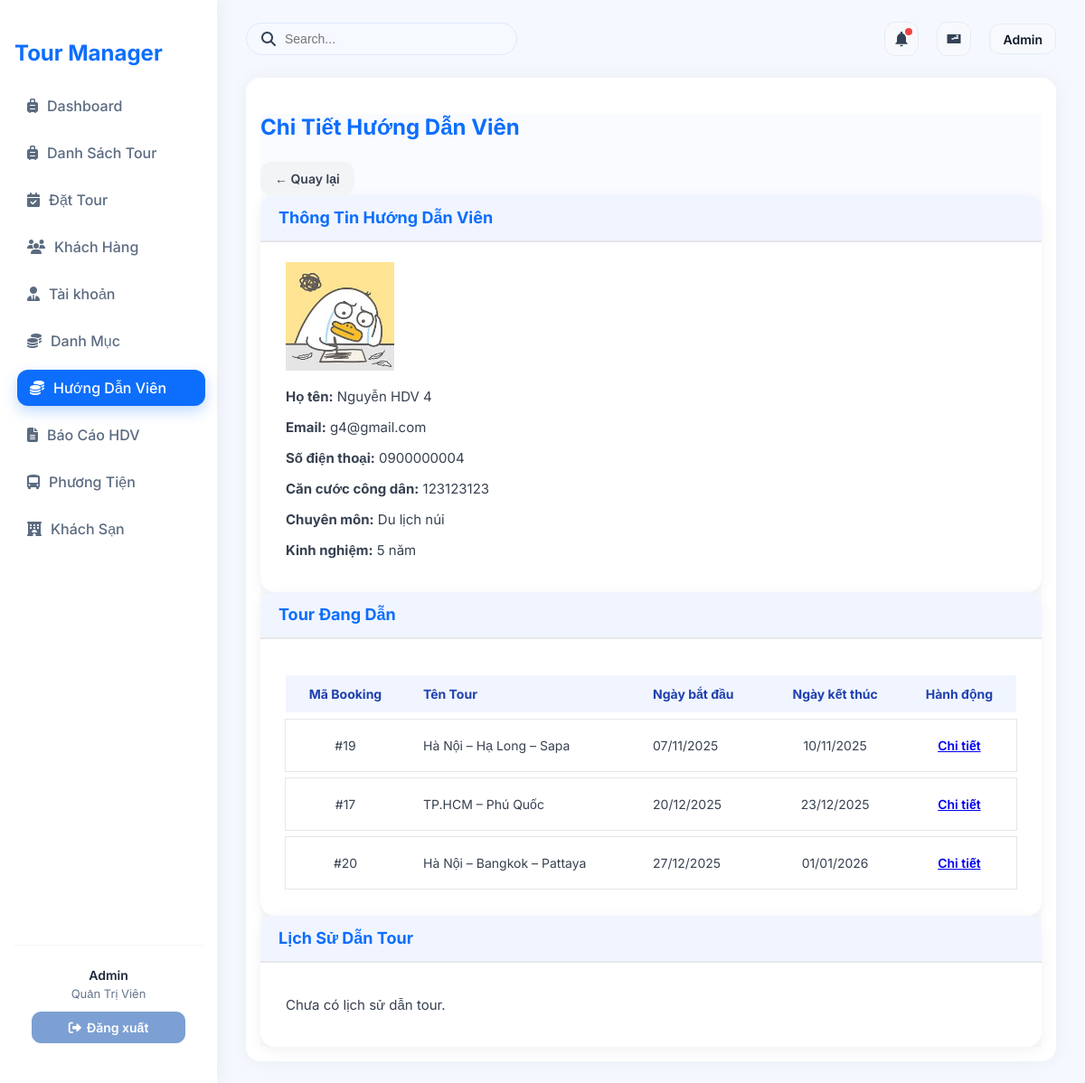
/?action=admin-detailGuide&id=4 (signed in), run on the app's committed database.
### tables this page shows
CREATE TABLE `guides` (
  `guide_id` int NOT NULL,
  `user_id` int DEFAULT NULL,
  `experience_years` int DEFAULT '0',
  `specialization` varchar(255) DEFAULT NULL,
  `avatar` varchar(255) DEFAULT NULL,
  `note` text,
  `cccd` int NOT NULL
);

CREATE TABLE `users` (
  `user_id` int NOT NULL,
  `username` varchar(50) NOT NULL,
  `password` varchar(255) NOT NULL,
  `role` enum('admin','guide') NOT NULL DEFAULT 'guide',
  `name` varchar(100) DEFAULT NULL,
  `email` varchar(100) DEFAULT NULL,
  `phone` varchar(20) DEFAULT NULL
);

CREATE TABLE `guide_tours` (
  `id` int NOT NULL,
  `guide_id` int NOT NULL,
  `booking_id` int NOT NULL,
  `tour_id` int NOT NULL,
  `status` enum('current','history') DEFAULT 'current'
);

CREATE TABLE `tours` (
  `tour_id` int NOT NULL,
  `tour_name` varchar(150) NOT NULL,
  `description` text,
  `price_adult` int NOT NULL DEFAULT '0',
  `price_child` int NOT NULL DEFAULT '0',
  `days` int NOT NULL DEFAULT '1',
  `category_id` int DEFAULT NULL,
  `tour_images` varchar(255) DEFAULT NULL
);

CREATE TABLE `bookings` (
  `booking_id` int NOT NULL,
  `tour_id` int DEFAULT NULL,
  `guide_id` int DEFAULT NULL,
  `hotel_id` int DEFAULT NULL,
  `vehicle_id` int DEFAULT NULL,
  `status` enum('sap_dien_ra','dang_dien_ra','cho_xac_nhan_ket_thuc','da_hoan_thanh','da_huy') NOT NULL DEFAULT 'sap_dien_ra',
  `report` text,
  `created_at` timestamp NULL DEFAULT CURRENT_TIMESTAMP,
  `start_date` date DEFAULT NULL,
  `end_date` date DEFAULT NULL,
  `total_price` decimal(12,2) NOT NULL DEFAULT '0.00'
);

### controllers/GuideController.php (called while the page is built, shortened)
<?php
class GuideController
{
    private $guideQuery;
    function __construct()
    {
        $this->guideQuery = new GuideQuery();
    }
    public function detailGuide($id)
    {
        $guide = $this->guideQuery->findGuide($id);
        $currentBookings = $this->guideQuery->getCurrentBookings($id);
        $historyBookings = $this->guideQuery->getHistoryBookings($id);
        require './views/Guide/DetailGuide.php';
    }
}
?>

### routes/index.php (called while the page is built)
<?php
$action = $_GET['action'] ?? '/';
match ($action) {
    '/' => (new AuthController)->home(),
    'admin' => require './views/admin.php',
    'login' => (new AuthController)->login(),
    'logout' => (new AuthController)->logout(),
    'admin-listTours' => require './views/admin.php',
    'admin-createTours' => require './views/admin.php',
    'admin-updateTours' => require './views/admin.php',
    'admin-listUsers' => require './views/admin.php',
    'admin-createUsers' => require './views/admin.php',
    'admin-updateUsers' => require './views/admin.php',
    'admin-listCategory' => require './views/admin.php',
    'admin-createCategory' => require './views/admin.php',
    'admin-updateCategory' => require './views/admin.php',
    'admin-listCustomer' => require './views/admin.php',
    'admin-createCustomer' => require './views/admin.php',
    'admin-updateCustomer' => require './views/admin.php',
    'admin-listDiscount' => require './views/admin.php',
    'admin-createDiscount' => require './views/admin.php',
    'admin-updateDiscount' => require './views/admin.php',
    'admin-listGuide' => require './views/admin.php',
    'admin-createGuide' => require './views/admin.php',
    'admin-updateGuide' => require './views/admin.php',
    'admin-listTourGuide' => require './views/admin.php',
    'admin-createTourGuide' => require './views/admin.php',
    'admin-updateTourGuide' => require './views/admin.php',
    'admin-listHotel' => require './views/admin.php',
    'admin-createHotel' => require './views/admin.php',
    'admin-updateHotel' => require './views/admin.php',
    'admin-listVehicles' => require './views/admin.php',
    'admin-createVehicles' => require './views/admin.php',
    'admin-updateVehicles' => require './views/admin.php',
    'admin-listReport' => require './views/admin.php',
    'admin-createReport' => require './views/admin.php',
    'admin-updateReport' => require './views/admin.php',
    default => require './views/admin.php',
};

### index.php (called while the page is built, shortened)
<?php
spl_autoload_register(function ($class) {
    $fileName = "$class.php";
    $fileModel              = PATH_MODEL . $fileName;
});
require_once './routes/index.php';

### models/BaseModel.php (called while the page is built, shortened)
<?php
class BaseModel
{
    public function __construct()
    {
        $dsn = sprintf('mysql:host=%s;port=%s;dbname=%s;charset=utf8', DB_HOST, DB_PORT, DB_NAME);
        try {
            $this->pdo = new PDO($dsn, DB_USERNAME, DB_PASSWORD, DB_OPTIONS);
        } catch (PDOException $e) {
            die("Kết nối cơ sở dữ liệu thất bại: {$e->getMessage()}. Vui lòng thử lại sau.");
        }
    }
}

### models/GuideQuery.php (called while the page is built, shortened)
<?php
class GuideQuery extends BaseModel
{
    public function findGuide($id)
    {
        $sql = "SELECT guides.*, users.name, users.email, users.phone, users.user_id
                FROM guides
                INNER JOIN users ON guides.user_id = users.user_id
                WHERE guide_id = :id";
        $stmt = $this->pdo->prepare($sql);
        $stmt->bindParam(':id', $id);
        $stmt->execute();
        return $stmt->fetch(PDO::FETCH_ASSOC);
    }
    public function getCurrentBookings($id)
    {
        $sql = "SELECT gt.id, gt.guide_id, gt.booking_id, t.tour_name, b.start_date, b.end_date, b.status AS booking_status
                FROM guide_tours gt
                JOIN bookings b ON gt.booking_id = b.booking_id
                JOIN tours t ON b.tour_id = t.tour_id
                WHERE gt.guide_id = :id
                AND gt.status = 'current'
                ORDER BY b.start_date ASC ";
        $stmt = $this->pdo->prepare($sql);
        $stmt->bindParam(':id', $id);
        $stmt->execute();
        return $stmt->fetchAll(PDO::FETCH_ASSOC);
    }
}

### views/Guide/DetailGuide.php (the view, shortened to what this page needs)
<link rel="stylesheet" href="./assets/css/admin.css">
<div class="main-content p-4">
    <div class="mb-4 d-flex justify-content-between align-items-center">
        <h3 class="fw-bold">Chi Tiết Hướng Dẫn Viên</h3>
        <a href="?action=admin-listGuide" class="btn btn-secondary" style="text-decoration:none">← Quay lại</a>
    </div>
    <div class="card mb-4">
        <div class="card-header fw-bold">Thông Tin Hướng Dẫn Viên</div>
        <div class="card-body d-flex">
            <?php if (!empty($guide['avatar'])): ?>
                <img src="<?= BASE_ASSETS_UPLOADS . $guide['avatar'] ?>" width="120" class="rounded me-4 shadow-sm">
            <?php endif; ?>
            <div>
                <p><strong>Họ tên:</strong> <?= $guide['name'] ?></p>
                <p><strong>Email:</strong> <?= $guide['email'] ?></p>
                <p><strong>Số điện thoại:</strong> <?= $guide['phone'] ?></p>
                <p><strong>Căn cước công dân:</strong> <?= $guide['cccd'] ?></p>
                <p><strong>Chuyên môn:</strong> <?= $guide['specialization'] ?></p>
                <p><strong>Kinh nghiệm:</strong> <?= $guide['experience_years'] ?> năm</p>
            </div>
        </div>
    </div>
    <div class="card mb-4">
        <div class="card-header fw-bold">Tour Đang Dẫn</div>
        <div class="card-body">
            <?php if (!empty($currentBookings)): ?>
                <table class="table table-bordered table-striped">
                    <thead>
                        <tr>
                            <th>Mã Booking</th>
                            <th>Tên Tour</th>
                            <th>Ngày bắt đầu</th>
                            <th>Ngày kết thúc</th>
                            <th>Hành động</th>
                        </tr>
                    </thead>
                    <tbody>
                        <?php foreach ($currentBookings as $b): ?>
                            <tr>
                                <td>#<?= $b['booking_id'] ?></td>
                                <td class="fw-semibold"><?= $b['tour_name'] ?></td>
                                <td><?= date("d/m/Y", strtotime($b['start_date'])) ?></td>
                                <td><?= empty($b['end_date']) ? '' : date("d/m/Y", strtotime($b['end_date'])) ?></td>
                                <td>
                                    <a href="?action=admin-detailBooking&id=<?= $b['booking_id'] ?>"
                                        class="btn btn-info btn-sm">Chi tiết</a>
                                </td>
                            </tr>
                        <?php endforeach; ?>
                    </tbody>
                </table>
            <?php else: ?>
                <p class="text-muted">Hướng dẫn viên chưa được phân tour nào.</p>
            <?php endif; ?>
        </div>
    </div>
    <div class="card mb-4">
        <div class="card-header fw-bold">Lịch Sử Dẫn Tour</div>
        <div class="card-body">
            <?php if (!empty($historyBookings)): ?>
                <table class="table table-bordered table-striped">
                    <thead>
                        <tr>
                            <th>Mã Booking</th>
                            <th>Tên Tour</th>
                            <th>Ngày bắt đầu</th>
                            <th>Ngày kết thúc</th>
                            <th>Trạng thái</th>
                        </tr>
                    </thead>
                    <tbody>
                        <?php foreach ($historyBookings as $b): ?>
                            <tr>
                                <td>#<?= $b['booking_id'] ?></td>
                                <td class="fw-semibold"><?= $b['tour_name'] ?></td>
                                <td><?= date("d/m/Y", strtotime($b['start_date'])) ?></td>
                                <td><?= date("d/m/Y", strtotime($b['end_date'])) ?></td>
                                <td>
                                    <?php if ($b['booking_status'] == 'da_hoan_thanh'): ?>
                                        <span class="badge bg-success">Hoàn thành</span>
                                    <?php elseif ($b['booking_status'] == 'da_huy'): ?>
                                        <span class="badge bg-danger">Đã hủy</span>
                                    <?php endif; ?>
                                </td>
                            </tr>
                        <?php endforeach; ?>
                    </tbody>
                </table>
            <?php else: ?>
                <p class="text-muted">Chưa có lịch sử dẫn tour.</p>
            <?php endif; ?>
        </div>
    </div>
</div>

### assets/css/admin.css (style rules this page uses)
* { box-sizing: border-box; }
body { font-family: "Inter", sans-serif; margin: 0; padding: 0; background: #f5f9ff; color: #334155; display: flex; height: 100vh; overflow: hidden; }

### assets/css/Guide/detailGuide.css (style rules this page uses)
.main-content { font-family: "Inter", sans-serif; background: #f9fbff; }
.card { background: #ffffff; border-radius: 16px; box-shadow: 0 4px 16px rgba(0, 0, 0, 0.06); padding: 0; border: none; }
.card-header { background: #f1f5ff; font-size: 18px; font-weight: 700; padding: 14px 20px; color: #0d6efd; border-radius: 16px 16px 0 0; border-bottom: 2px solid #e5e7eb; }
.card-body { padding: 22px 28px; font-size: 15px; color: #374151; }
h3.fw-bold { font-size: 24px; font-weight: 700; color: #0d6efd; }
.btn-secondary { background-color: #f3f4f6; color: #374151; border: none; padding: 10px 24px; border-radius: 10px; font-weight: 600; transition: 0.25s ease; }
.table { width: 100%; border-collapse: separate; border-spacing: 0 8px; margin-top: 10px; }
.table thead tr { background-color: #f1f5ff; color: #1e40af; font-weight: 600; }
.table thead th { padding: 12px 16px; font-size: 14px; }
.table tbody tr { background: #ffffff; box-shadow: 0 0 0 1px #e5e7eb; transition: 0.2s ease; }
.table td { padding: 12px 16px; font-size: 14px; color: #374151; }
.btn { display: inline-flex; align-items: center; justify-content: center; font-size: 14px; padding: 10px 16px; border-radius: 12px; font-weight: 600; cursor: pointer; transition: all 0.2s ease; }
.btn-sm { font-size: 14px; padding: 8px 14px; border-radius: 10px; }
.table th:nth-child(1), .table td:nth-child(1), .table th:nth-child(4), .table td:nth-child(4), .table th:nth-child(5), .table td:nth-child(5), .table th:nth-child(7), .table td:nth-child(7) { text-align: center; }
.table th:nth-child(2), .table td:nth-child(2), .table th:nth-child(3), .table td:nth-child(3), .table th:nth-child(6), .table td:nth-child(6) { text-align: left; padding-left: 20px; }

### data on the page
guides: avatar (picture), user.name "Nguyễn HDV 4", user.email "g4@gmail.com", user.phone "0900000004", cccd "123123123", specialization "Du lịch núi", experience_years "5"
guide_tours: booking "19", tour.tour_name "Hà Nội – Hạ Long – Sapa", booking.start_date "07/11/2025", booking.end_date "10/11/2025"
guide_tours: booking "17", tour.tour_name "TP.HCM – Phú Quốc", booking.start_date "20/12/2025", booking.end_date "23/12/2025"
guide_tours: booking "20", tour.tour_name "Hà Nội – Bangkok – Pattaya", booking.start_date "27/12/2025", booking.end_date "01/01/2026"

### other printed values
$user['name'] "Admin"
